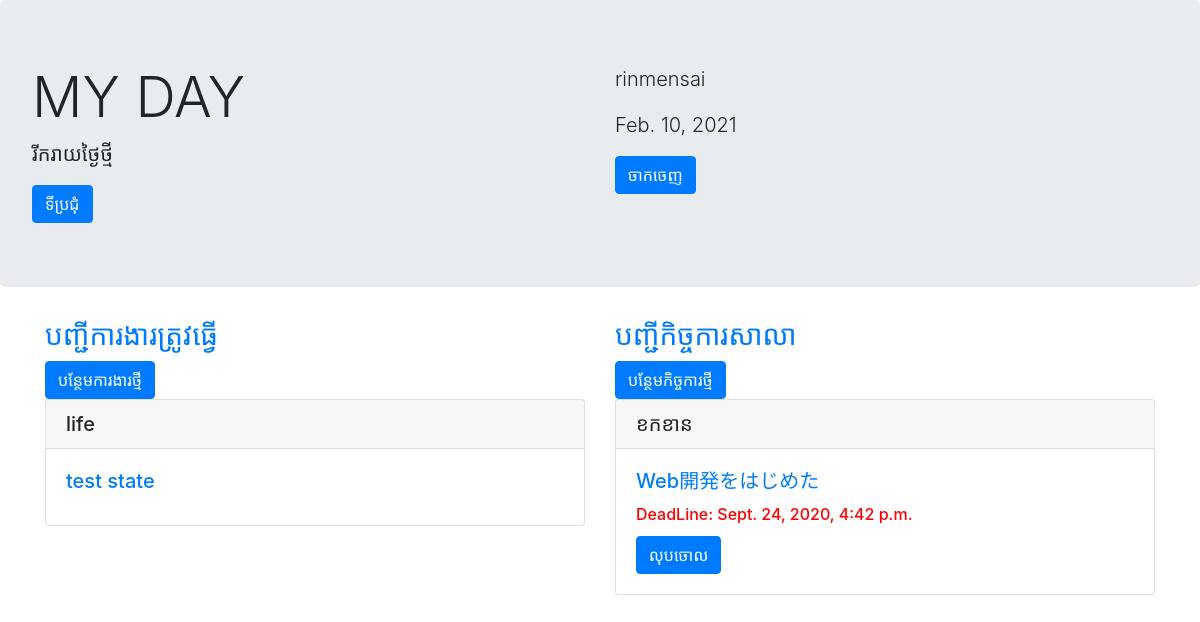
The app's page / (signed in) with its own data.
### mydaypost/models.py (models this page shows, shortened)
class TodoModel(models.Model):
    author = models.ForeignKey(User, on_delete=models.CASCADE)
    title = models.CharField(max_length = 100)
    content = models.TextField()
    tododate = models.DateField(auto_now_add = True)
    category = models.CharField(
        max_length = 50,
        choices = CATEGORY,
    )

class AssignmentModel(models.Model):
    created_at = models.DateTimeField(auto_now_add=True)
    updated_at = models.DateTimeField(auto_now=True)
    author = models.ForeignKey(User, on_delete=models.CASCADE)
    title = models.CharField(max_length = 100)
    content = models.TextField()
    deadline = models.DateTimeField()
    class Meta:
        ordering = ['-deadline']
    def is_end_date(self):
        return timezone.now() > self.deadline

### mydaypost/views.py (the view)
# urls.py: path('',home,name='home'),
@login_required
def home(request):
    todo = TodoModel.objects.filter(author=request.user)
    assignment = AssignmentModel.objects.filter(author=request.user)
    datetimenow = datetime.date.today()
    return render(request,"home.html",{"TodoModel":todo,"AssignmentModel":assignment,"datetimenow":datetimenow})

### templates/home.html (shortened to what this page needs)
{% extends 'base.html' %}
{% block header %}
<div class="jumbotron">
  <div class="row">
    <div class="col-sm">
      <h1 class="display-4">MY DAY</h1>
      <p class="lead">រីករាយថ្ងៃថ្មី</p>
      <a href="{% url 'news' %}" class="btn btn-primary">ទីប្រជុំ</a>
    </div>
    <div class="col-sm">
      <p class="lead">{{user.username}}</p>
      <p class="lead">{{datetimenow}}</p>
      <a href="{% url 'logout' %}" class="btn btn-primary">ចាកចេញ</a>
    </div>
  </div>
</div>
{% endblock header %}
{% block content %}
<div class="container">
    <div class="row">
      <div class="col-sm">
          <h3><a href="{% url 'list' %}">បញ្ជីការងារត្រូវធ្វើ</a></h3>
          <a href="{% url 'createTodo' %}" class="btn btn-primary">បន្ថែមការងារថ្មី</a>
          {% regroup TodoModel by category as todo_list %}
        {% for category_group in todo_list %}
        <div class="card">
            <h5 class="card-header">{{category_group.grouper}}</h5>
            <div class="card-body">
            {% for item in category_group.list %}
              <h5 class="card-title"><a href="{% url 'updateTodo'　item.pk %}">{{ item.title }}</a></h5>
            {% endfor %}
            </div>
        </div>
        {% endfor %}
      </div>
      <div class="col-sm">
        <h3><a href="{% url 'assignment' %}">បញ្ជីកិច្ចការសាលា</a></h3>
        <a href="{% url 'createAssignment' %}" class="btn btn-primary">បន្ថែមកិច្ចការថ្មី</a>
        {% for item in AssignmentModel %}
        <div class="card">
            {% if item.is_end_date %}
              <h5 class="card-header">ខកខាន</h5>
            {% else %}
            <h5 class="card-header">សកម្ម</h5>
            {% endif %}
            <div class="card-body">
              <h5 class="card-title"><a href="{% url 'updateAssignment'　item.pk %}">{{ item.title }}</a></h5>
              <h6 class="card-title" style="color:red">DeadLine: {{ item.deadline}}</h6>
              <a href="{% url 'deleteAssignment' item.pk %}" class="btn btn-primary">លុបចោល</a>
            </div>
        </div>
        {% endfor %}
      </div>
    </div>
  </div>
{% endblock content %}

### records on screen
TodoModel: grouper "life", title "test state"
AssignmentModel: shows "ខកខាន", title "Web開発をはじめた", deadline "Sept. 24, 2020, 4:42 p.m."

### other values on screen
{{ user.username }} "rinmensai"
